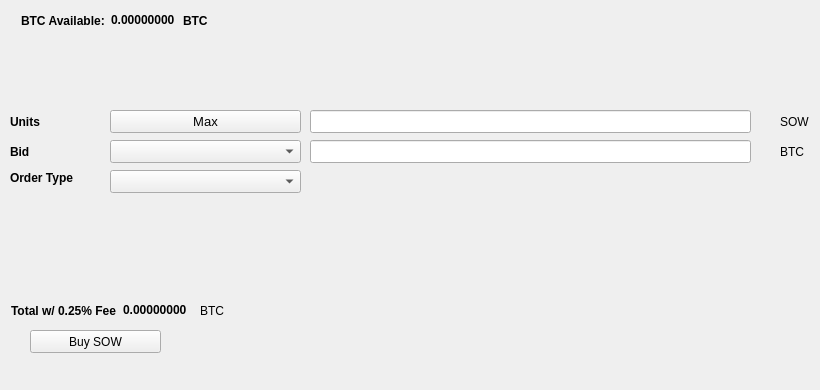
   <widget class="QWidget" name="BuyTab">
    <attribute name="title">
     <string>Buy</string>
    </attribute>
    <widget class="QPushButton" name="BuySOW">
     <property name="geometry">
      <rect>
       <x>30</x>
       <y>330</y>
       <width>131</width>
       <height>23</height>
      </rect>
     </property>
     <property name="text">
      <string>Buy SOW</string>
     </property>
     <property name="icon">
      <iconset resource="../storofwealth.qrc">
       <normaloff>:/icons/bitcoin</normaloff>:/icons/bitcoin</iconset>
     </property>
    </widget>
    <widget class="QLabel" name="label_3">
     <property name="geometry">
      <rect>
       <x>10</x>
       <y>110</y>
       <width>46</width>
       <height>23</height>
      </rect>
     </property>
     <property name="font">
      <font>
       <weight>75</weight>
       <bold>true</bold>
      </font>
     </property>
     <property name="text">
      <string>Units</string>
     </property>
    </widget>
    <widget class="QLineEdit" name="UnitsInput">
     <property name="geometry">
      <rect>
       <x>310</x>
       <y>110</y>
       <width>441</width>
       <height>23</height>
      </rect>
     </property>
     <property name="font">
      <font>
       <pointsize>9</pointsize>
       <weight>75</weight>
       <bold>true</bold>
      </font>
     </property>
    </widget>
    <widget class="QLineEdit" name="BuyBidPriceEdit">
     <property name="geometry">
      <rect>
       <x>310</x>
       <y>140</y>
       <width>441</width>
       <height>23</height>
      </rect>
     </property>
     <property name="font">
      <font>
       <pointsize>9</pointsize>
       <weight>75</weight>
       <bold>true</bold>
      </font>
     </property>
    </widget>
    <widget class="QLabel" name="label_4">
     <property name="geometry">
      <rect>
       <x>780</x>
       <y>110</y>
       <width>31</width>
       <height>23</height>
      </rect>
     </property>
     <property name="text">
      <string>SOW</string>
     </property>
    </widget>
    <widget class="QLabel" name="label_5">
     <property name="geometry">
      <rect>
       <x>780</x>
       <y>140</y>
       <width>31</width>
       <height>23</height>
      </rect>
     </property>
     <property name="text">
      <string>BTC</string>
     </property>
    </widget>
    <widget class="QLabel" name="label_6">
     <property name="geometry">
      <rect>
       <x>10</x>
       <y>140</y>
       <width>46</width>
       <height>23</height>
      </rect>
     </property>
     <property name="font">
      <font>
       <weight>75</weight>
       <bold>true</bold>
      </font>
     </property>
     <property name="text">
      <string>Bid</string>
     </property>
    </widget>
    <widget class="QLabel" name="label_7">
     <property name="geometry">
      <rect>
       <x>10</x>
       <y>170</y>
       <width>91</width>
       <height>16</height>
      </rect>
     </property>
     <property name="font">
      <font>
       <weight>75</weight>
       <bold>true</bold>
      </font>
     </property>
     <property name="text">
      <string>Order Type</string>
     </property>
    </widget>
    <widget class="QPushButton" name="Buy_Max_Amount">
     <property name="geometry">
      <rect>
       <x>110</x>
       <y>110</y>
       <width>191</width>
       <height>23</height>
      </rect>
     </property>
     <property name="font">
      <font>
       <pointsize>10</pointsize>
      </font>
     </property>
     <property name="text">
      <string>Max</string>
     </property>
    </widget>
    <widget class="QComboBox" name="BuyBidcomboBox">
     <property name="geometry">
      <rect>
       <x>110</x>
       <y>140</y>
       <width>191</width>
       <height>23</height>
      </rect>
     </property>
     <property name="font">
      <font>
       <pointsize>10</pointsize>
      </font>
     </property>
    </widget>
    <widget class="QComboBox" name="buyOrdertypeCombo">
     <property name="geometry">
      <rect>
       <x>110</x>
       <y>170</y>
       <width>191</width>
       <height>23</height>
      </rect>
     </property>
     <property name="font">
      <font>
       <pointsize>10</pointsize>
      </font>
     </property>
    </widget>
    <widget class="QWidget" name="layoutWidget1">
     <property name="geometry">
      <rect>
       <x>21</x>
       <y>11</y>
       <width>227</width>
       <height>19</height>
      </rect>
     </property>
     <layout class="QHBoxLayout" name="horizontalLayout_3">
      <item>
       <widget class="QLabel" name="label232">
        <property name="font">
         <font>
          <weight>75</weight>
          <bold>true</bold>
         </font>
        </property>
        <property name="text">
         <string>BTC Available:</string>
        </property>
       </widget>
      </item>
      <item>
       <widget class="QLabel" name="BtcAvailableLbl">
        <property name="palette">
         <palette>
          <active>
           <colorrole role="WindowText">
            <brush brushstyle="SolidPattern">
             <color alpha="255">
              <red>0</red>
              <green>0</green>
              <blue>0</blue>
             </color>
            </brush>
           </colorrole>
           <colorrole role="Button">
            <brush brushstyle="SolidPattern">
             <color alpha="255">
              <red>0</red>
              <green>170</green>
              <blue>0</blue>
             </color>
            </brush>
           </colorrole>
           <colorrole role="Light">
            <brush brushstyle="SolidPattern">
             <color alpha="255">
              <red>0</red>
              <green>255</green>
              <blue>0</blue>
             </color>
            </brush>
           </colorrole>
           <colorrole role="Midlight">
            <brush brushstyle="SolidPattern">
             <color alpha="255">
              <red>0</red>
              <green>212</green>
              <blue>0</blue>
             </color>
            </brush>
           </colorrole>
           <colorrole role="Dark">
            <brush brushstyle="SolidPattern">
             <color alpha="255">
              <red>0</red>
              <green>85</green>
              <blue>0</blue>
             </color>
            </brush>
           </colorrole>
           <colorrole role="Mid">
            <brush brushstyle="SolidPattern">
             <color alpha="255">
              <red>0</red>
              <green>113</green>
              <blue>0</blue>
             </color>
            </brush>
           </colorrole>
           <colorrole role="Text">
            <brush brushstyle="SolidPattern">
             <color alpha="255">
              <red>0</red>
              <green>170</green>
              <blue>0</blue>
             </color>
            </brush>
           </colorrole>
           <colorrole role="BrightText">
            <brush brushstyle="SolidPattern">
             <color alpha="255">
              <red>255</red>
              <green>255</green>
              <blue>255</blue>
             </color>
            </brush>
           </colorrole>
           <colorrole role="ButtonText">
            <brush brushstyle="SolidPattern">
             <color alpha="255">
              <red>0</red>
              <green>0</green>
              <blue>0</blue>
             </color>
            </brush>
           </colorrole>
           <colorrole role="Base">
            <brush brushstyle="SolidPattern">
             <color alpha="255">
              <red>255</red>
              <green>255</green>
              <blue>255</blue>
             </color>
            </brush>
           </colorrole>
           <colorrole role="Window">
            <brush brushstyle="SolidPattern">
             <color alpha="255">
              <red>0</red>
              <green>170</green>
              <blue>0</blue>
             </color>
            </brush>
           </colorrole>
           <colorrole role="Shadow">
            <brush brushstyle="SolidPattern">
             <color alpha="255">
              <red>0</red>
              <green>0</green>
              <blue>0</blue>
             </color>
            </brush>
           </colorrole>
           <colorrole role="AlternateBase">
            <brush brushstyle="SolidPattern">
             <color alpha="255">
              <red>127</red>
              <green>212</green>
              <blue>127</blue>
             </color>
            </brush>
           </colorrole>
           <colorrole role="ToolTipBase">
            <brush brushstyle="SolidPattern">
             <color alpha="255">
              <red>255</red>
              <green>255</green>
              <blue>220</blue>
             </color>
            </brush>
           </colorrole>
           <colorrole role="ToolTipText">
            <brush brushstyle="SolidPattern">
             <color alpha="255">
              <red>0</red>
              <green>0</green>
              <blue>0</blue>
             </color>
            </brush>
           </colorrole>
          </active>
          <inactive>
           <colorrole role="WindowText">
            <brush brushstyle="SolidPattern">
             <color alpha="255">
              <red>0</red>
              <green>0</green>
              <blue>0</blue>
             </color>
            </brush>
           </colorrole>
           <colorrole role="Button">
            <brush brushstyle="SolidPattern">
             <color alpha="255">
              <red>0</red>
              <green>170</green>
              <blue>0</blue>
             </color>
            </brush>
           </colorrole>
           <colorrole role="Light">
            <brush brushstyle="SolidPattern">
             <color alpha="255">
              <red>0</red>
              <green>255</green>
              <blue>0</blue>
             </color>
            </brush>
           </colorrole>
           <colorrole role="Midlight">
            <brush brushstyle="SolidPattern">
             <color alpha="255">
              <red>0</red>
              <green>212</green>
              <blue>0</blue>
             </color>
            </brush>
           </colorrole>
           <colorrole role="Dark">
            <brush brushstyle="SolidPattern">
             <color alpha="255">
              <red>0</red>
              <green>85</green>
              <blue>0</blue>
             </color>
            </brush>
           </colorrole>
           <colorrole role="Mid">
            <brush brushstyle="SolidPattern">
             <color alpha="255">
              <red>0</red>
              <green>113</green>
              <blue>0</blue>
             </color>
            </brush>
           </colorrole>
           <colorrole role="Text">
            <brush brushstyle="SolidPattern">
             <color alpha="255">
              <red>0</red>
              <green>170</green>
              <blue>0</blue>
             </color>
            </brush>
           </colorrole>
           <colorrole role="BrightText">
            <brush brushstyle="SolidPattern">
             <color alpha="255">
              <red>255</red>
              <green>255</green>
              <blue>255</blue>
             </color>
            </brush>
           </colorrole>
           <colorrole role="ButtonText">
            <brush brushstyle="SolidPattern">
             <color alpha="255">
              <red>0</red>
              <green>0</green>
              <blue>0</blue>
             </color>
            </brush>
           </colorrole>
           <colorrole role="Base">
            <brush brushstyle="SolidPattern">
             <color alpha="255">
              <red>255</red>
              <green>255</green>
              <blue>255</blue>
             </color>
            </brush>
           </colorrole>
           <colorrole role="Window">
            <brush brushstyle="SolidPattern">
             <color alpha="255">
              <red>0</red>
              <green>170</green>
              <blue>0</blue>
             </color>
            </brush>
           </colorrole>
           <colorrole role="Shadow">
            <brush brushstyle="SolidPattern">
             <color alpha="255">
              <red>0</red>
              <green>0</green>
              <blue>0</blue>
             </color>
            </brush>
           </colorrole>
           <colorrole role="AlternateBase">
            <brush brushstyle="SolidPattern">
             <color alpha="255">
              <red>127</red>
              <green>212</green>
              <blue>127</blue>
             </color>
            </brush>
           </colorrole>
           <colorrole role="ToolTipBase">
            <brush brushstyle="SolidPattern">
             <color alpha="255">
              <red>255</red>
              <green>255</green>
              <blue>220</blue>
             </color>
            </brush>
           </colorrole>
           <colorrole role="ToolTipText">
            <brush brushstyle="SolidPattern">
             <color alpha="255">
              <red>0</red>
              <green>0</green>
              <blue>0</blue>
             </color>
            </brush>
           </colorrole>
          </inactive>
          <disabled>
           <colorrole role="WindowText">
            <brush brushstyle="SolidPattern">
             <color alpha="255">
              <red>0</red>
              <green>85</green>
              <blue>0</blue>
             </color>
            </brush>
           </colorrole>
           <colorrole role="Button">
            <brush brushstyle="SolidPattern">
             <color alpha="255">
              <red>0</red>
              <green>170</green>
              <blue>0</blue>
             </color>
            </brush>
           </colorrole>
           <colorrole role="Light">
            <brush brushstyle="SolidPattern">
             <color alpha="255">
              <red>0</red>
              <green>255</green>
              <blue>0</blue>
             </color>
            </brush>
           </colorrole>
           <colorrole role="Midlight">
            <brush brushstyle="SolidPattern">
             <color alpha="255">
              <red>0</red>
              <green>212</green>
              <blue>0</blue>
             </color>
            </brush>
           </colorrole>
           <colorrole role="Dark">
            <brush brushstyle="SolidPattern">
             <color alpha="255">
              <red>0</red>
              <green>85</green>
              <blue>0</blue>
             </color>
            </brush>
           </colorrole>
           <colorrole role="Mid">
            <brush brushstyle="SolidPattern">
             <color alpha="255">
              <red>0</red>
              <green>113</green>
              <blue>0</blue>
             </color>
            </brush>
           </colorrole>
           <colorrole role="Text">
            <brush brushstyle="SolidPattern">
             <color alpha="255">
              <red>0</red>
              <green>85</green>
              <blue>0</blue>
             </color>
            </brush>
           </colorrole>
           <colorrole role="BrightText">
            <brush brushstyle="SolidPattern">
             <color alpha="255">
              <red>255</red>
              <green>255</green>
              <blue>255</blue>
             </color>
            </brush>
           </colorrole>
           <colorrole role="ButtonText">
            <brush brushstyle="SolidPattern">
             <color alpha="255">
              <red>0</red>
              <green>85</green>
              <blue>0</blue>
             </color>
            </brush>
           </colorrole>
           <colorrole role="Base">
            <brush brushstyle="SolidPattern">
             <color alpha="255">
              <red>0</red>
              <green>170</green>
              <blue>0</blue>
             </color>
            </brush>
           </colorrole>
           <colorrole role="Window">
            <brush brushstyle="SolidPattern">
             <color alpha="255">
              <red>0</red>
              <green>170</green>
              <blue>0</blue>
             </color>
            </brush>
           </colorrole>
           <colorrole role="Shadow">
            <brush brushstyle="SolidPattern">
             <color alpha="255">
              <red>0</red>
              <green>0</green>
              <blue>0</blue>
             </color>
            </brush>
           </colorrole>
           <colorrole role="AlternateBase">
            <brush brushstyle="SolidPattern">
             <color alpha="255">
              <red>0</red>
              <green>170</green>
              <blue>0</blue>
             </color>
            </brush>
           </colorrole>
           <colorrole role="ToolTipBase">
            <brush brushstyle="SolidPattern">
             <color alpha="255">
              <red>255</red>
              <green>255</green>
              <blue>220</blue>
             </color>
            </brush>
           </colorrole>
           <colorrole role="ToolTipText">
            <brush brushstyle="SolidPattern">
             <color alpha="255">
              <red>0</red>
              <green>0</green>
              <blue>0</blue>
             </color>
            </brush>
           </colorrole>
          </disabled>
         </palette>
        </property>
        <property name="font">
         <font>
          <weight>75</weight>
          <bold>true</bold>
         </font>
        </property>
        <property name="text">
         <string>0.00000000</string>
        </property>
        <property name="textInteractionFlags">
         <set>Qt::LinksAccessibleByMouse|Qt::TextSelectableByKeyboard|Qt::TextSelectableByMouse</set>
        </property>
       </widget>
      </item>
      <item>
       <widget class="QLabel" name="BtcAvailableLbl_2">
        <property name="font">
         <font>
          <weight>75</weight>
          <bold>true</bold>
         </font>
        </property>
        <property name="text">
         <string>BTC</string>
        </property>
       </widget>
      </item>
     </layout>
    </widget>
    <widget class="QWidget" name="layoutWidge2">
     <property name="geometry">
      <rect>
       <x>11</x>
       <y>301</y>
       <width>259</width>
       <height>19</height>
      </rect>
     </property>
     <layout class="QHBoxLayout" name="horizontalLayout_4">
      <item>
       <widget class="QLabel" name="label_9">
        <property name="font">
         <font>
          <weight>75</weight>
          <bold>true</bold>
         </font>
        </property>
        <property name="text">
         <string>Total w/ 0.25% Fee</string>
        </property>
       </widget>
      </item>
      <item>
       <widget class="QLabel" name="BuyCostLabel">
        <property name="palette">
         <palette>
          <active>
           <colorrole role="WindowText">
            <brush brushstyle="SolidPattern">
             <color alpha="255">
              <red>0</red>
              <green>0</green>
              <blue>0</blue>
             </color>
            </brush>
           </colorrole>
           <colorrole role="Button">
            <brush brushstyle="SolidPattern">
             <color alpha="255">
              <red>0</red>
              <green>170</green>
              <blue>0</blue>
             </color>
            </brush>
           </colorrole>
           <colorrole role="Light">
            <brush brushstyle="SolidPattern">
             <color alpha="255">
              <red>0</red>
              <green>255</green>
              <blue>0</blue>
             </color>
            </brush>
           </colorrole>
           <colorrole role="Midlight">
            <brush brushstyle="SolidPattern">
             <color alpha="255">
              <red>0</red>
              <green>212</green>
              <blue>0</blue>
             </color>
            </brush>
           </colorrole>
           <colorrole role="Dark">
            <brush brushstyle="SolidPattern">
             <color alpha="255">
              <red>0</red>
              <green>85</green>
              <blue>0</blue>
             </color>
            </brush>
           </colorrole>
           <colorrole role="Mid">
            <brush brushstyle="SolidPattern">
             <color alpha="255">
              <red>0</red>
              <green>113</green>
              <blue>0</blue>
             </color>
            </brush>
           </colorrole>
           <colorrole role="Text">
            <brush brushstyle="SolidPattern">
             <color alpha="255">
              <red>0</red>
              <green>170</green>
              <blue>0</blue>
             </color>
            </brush>
           </colorrole>
           <colorrole role="BrightText">
            <brush brushstyle="SolidPattern">
             <color alpha="255">
              <red>255</red>
              <green>255</green>
              <blue>255</blue>
             </color>
            </brush>
           </colorrole>
           <colorrole role="ButtonText">
            <brush brushstyle="SolidPattern">
             <color alpha="255">
              <red>0</red>
              <green>0</green>
              <blue>0</blue>
             </color>
            </brush>
           </colorrole>
           <colorrole role="Base">
            <brush brushstyle="SolidPattern">
             <color alpha="255">
              <red>255</red>
              <green>255</green>
              <blue>255</blue>
             </color>
            </brush>
           </colorrole>
           <colorrole role="Window">
            <brush brushstyle="SolidPattern">
             <color alpha="255">
              <red>0</red>
              <green>170</green>
              <blue>0</blue>
             </color>
            </brush>
           </colorrole>
           <colorrole role="Shadow">
            <brush brushstyle="SolidPattern">
             <color alpha="255">
              <red>0</red>
              <green>0</green>
              <blue>0</blue>
             </color>
            </brush>
           </colorrole>
           <colorrole role="AlternateBase">
            <brush brushstyle="SolidPattern">
             <color alpha="255">
              <red>127</red>
              <green>212</green>
              <blue>127</blue>
             </color>
            </brush>
           </colorrole>
           <colorrole role="ToolTipBase">
            <brush brushstyle="SolidPattern">
             <color alpha="255">
              <red>255</red>
              <green>255</green>
              <blue>220</blue>
             </color>
            </brush>
           </colorrole>
           <colorrole role="ToolTipText">
            <brush brushstyle="SolidPattern">
             <color alpha="255">
              <red>0</red>
              <green>0</green>
              <blue>0</blue>
             </color>
            </brush>
           </colorrole>
          </active>
          <inactive>
           <colorrole role="WindowText">
            <brush brushstyle="SolidPattern">
             <color alpha="255">
              <red>0</red>
              <green>0</green>
              <blue>0</blue>
             </color>
            </brush>
           </colorrole>
           <colorrole role="Button">
            <brush brushstyle="SolidPattern">
             <color alpha="255">
              <red>0</red>
              <green>170</green>
              <blue>0</blue>
             </color>
            </brush>
           </colorrole>
           <colorrole role="Light">
            <brush brushstyle="SolidPattern">
             <color alpha="255">
              <red>0</red>
              <green>255</green>
              <blue>0</blue>
             </color>
            </brush>
           </colorrole>
           <colorrole role="Midlight">
            <brush brushstyle="SolidPattern">
             <color alpha="255">
              <red>0</red>
              <green>212</green>
              <blue>0</blue>
             </color>
            </brush>
           </colorrole>
           <colorrole role="Dark">
            <brush brushstyle="SolidPattern">
             <color alpha="255">
              <red>0</red>
              <green>85</green>
              <blue>0</blue>
             </color>
            </brush>
           </colorrole>
           <colorrole role="Mid">
            <brush brushstyle="SolidPattern">
             <color alpha="255">
              <red>0</red>
              <green>113</green>
              <blue>0</blue>
             </color>
            </brush>
           </colorrole>
           <colorrole role="Text">
            <brush brushstyle="SolidPattern">
             <color alpha="255">
              <red>0</red>
              <green>170</green>
              <blue>0</blue>
             </color>
            </brush>
           </colorrole>
           <colorrole role="BrightText">
            <brush brushstyle="SolidPattern">
             <color alpha="255">
              <red>255</red>
              <green>255</green>
              <blue>255</blue>
             </color>
            </brush>
           </colorrole>
           <colorrole role="ButtonText">
            <brush brushstyle="SolidPattern">
             <color alpha="255">
              <red>0</red>
              <green>0</green>
              <blue>0</blue>
             </color>
            </brush>
           </colorrole>
           <colorrole role="Base">
            <brush brushstyle="SolidPattern">
             <color alpha="255">
              <red>255</red>
              <green>255</green>
              <blue>255</blue>
             </color>
            </brush>
           </colorrole>
           <colorrole role="Window">
            <brush brushstyle="SolidPattern">
             <color alpha="255">
              <red>0</red>
              <green>170</green>
              <blue>0</blue>
             </color>
            </brush>
           </colorrole>
           <colorrole role="Shadow">
            <brush brushstyle="SolidPattern">
             <color alpha="255">
              <red>0</red>
              <green>0</green>
              <blue>0</blue>
             </color>
            </brush>
           </colorrole>
           <colorrole role="AlternateBase">
            <brush brushstyle="SolidPattern">
             <color alpha="255">
              <red>127</red>
              <green>212</green>
              <blue>127</blue>
             </color>
            </brush>
           </colorrole>
           <colorrole role="ToolTipBase">
            <brush brushstyle="SolidPattern">
             <color alpha="255">
              <red>255</red>
              <green>255</green>
              <blue>220</blue>
             </color>
            </brush>
           </colorrole>
           <colorrole role="ToolTipText">
            <brush brushstyle="SolidPattern">
             <color alpha="255">
              <red>0</red>
              <green>0</green>
              <blue>0</blue>
             </color>
            </brush>
           </colorrole>
          </inactive>
          <disabled>
           <colorrole role="WindowText">
            <brush brushstyle="SolidPattern">
             <color alpha="255">
              <red>0</red>
              <green>85</green>
              <blue>0</blue>
             </color>
            </brush>
           </colorrole>
           <colorrole role="Button">
            <brush brushstyle="SolidPattern">
             <color alpha="255">
              <red>0</red>
              <green>170</green>
              <blue>0</blue>
             </color>
            </brush>
           </colorrole>
           <colorrole role="Light">
            <brush brushstyle="SolidPattern">
             <color alpha="255">
              <red>0</red>
              <green>255</green>
              <blue>0</blue>
             </color>
            </brush>
           </colorrole>
           <colorrole role="Midlight">
            <brush brushstyle="SolidPattern">
             <color alpha="255">
              <red>0</red>
              <green>212</green>
              <blue>0</blue>
             </color>
            </brush>
           </colorrole>
           <colorrole role="Dark">
            <brush brushstyle="SolidPattern">
             <color alpha="255">
              <red>0</red>
              <green>85</green>
              <blue>0</blue>
             </color>
            </brush>
           </colorrole>
           <colorrole role="Mid">
            <brush brushstyle="SolidPattern">
             <color alpha="255">
              <red>0</red>
              <green>113</green>
              <blue>0</blue>
             </color>
            </brush>
           </colorrole>
           <colorrole role="Text">
            <brush brushstyle="SolidPattern">
             <color alpha="255">
              <red>0</red>
              <green>85</green>
              <blue>0</blue>
             </color>
            </brush>
           </colorrole>
           <colorrole role="BrightText">
            <brush brushstyle="SolidPattern">
             <color alpha="255">
              <red>255</red>
              <green>255</green>
              <blue>255</blue>
             </color>
            </brush>
           </colorrole>
           <colorrole role="ButtonText">
            <brush brushstyle="SolidPattern">
             <color alpha="255">
              <red>0</red>
              <green>85</green>
              <blue>0</blue>
             </color>
            </brush>
           </colorrole>
           <colorrole role="Base">
            <brush brushstyle="SolidPattern">
             <color alpha="255">
              <red>0</red>
              <green>170</green>
              <blue>0</blue>
             </color>
            </brush>
           </colorrole>
           <colorrole role="Window">
            <brush brushstyle="SolidPattern">
             <color alpha="255">
              <red>0</red>
              <green>170</green>
              <blue>0</blue>
             </color>
            </brush>
           </colorrole>
           <colorrole role="Shadow">
            <brush brushstyle="SolidPattern">
             <color alpha="255">
              <red>0</red>
              <green>0</green>
              <blue>0</blue>
             </color>
            </brush>
           </colorrole>
           <colorrole role="AlternateBase">
            <brush brushstyle="SolidPattern">
             <color alpha="255">
              <red>0</red>
              <green>170</green>
              <blue>0</blue>
             </color>
            </brush>
           </colorrole>
           <colorrole role="ToolTipBase">
            <brush brushstyle="SolidPattern">
             <color alpha="255">
              <red>255</red>
              <green>255</green>
              <blue>220</blue>
             </color>
            </brush>
           </colorrole>
           <colorrole role="ToolTipText">
            <brush brushstyle="SolidPattern">
             <color alpha="255">
              <red>0</red>
              <green>0</green>
              <blue>0</blue>
             </color>
            </brush>
           </colorrole>
          </disabled>
         </palette>
        </property>
        <property name="font">
         <font>
          <weight>75</weight>
          <bold>true</bold>
         </font>
        </property>
        <property name="autoFillBackground">
         <bool>false</bool>
        </property>
        <property name="text">
         <string>0.00000000</string>
        </property>
        <property name="textInteractionFlags">
         <set>Qt::LinksAccessibleByMouse|Qt::TextSelectableByMouse</set>
        </property>
       </widget>
      </item>
      <item>
       <widget class="QLabel" name="label_10">
        <property name="font">
         <font>
          <weight>50</weight>
          <bold>false</bold>
         </font>
        </property>
        <property name="text">
         <string>BTC</string>
        </property>
       </widget>
      </item>
     </layout>
    </widget>
    <widget class="QLabel" name="label_24">
     <property name="geometry">
      <rect>
       <x>460</x>
       <y>300</y>
       <width>281</width>
       <height>81</height>
      </rect>
     </property>
     <property name="text">
      <string/>
     </property>
     <property name="pixmap">
      <pixmap>:/images/bittrex</pixmap>
     </property>
    </widget>
   </widget>
